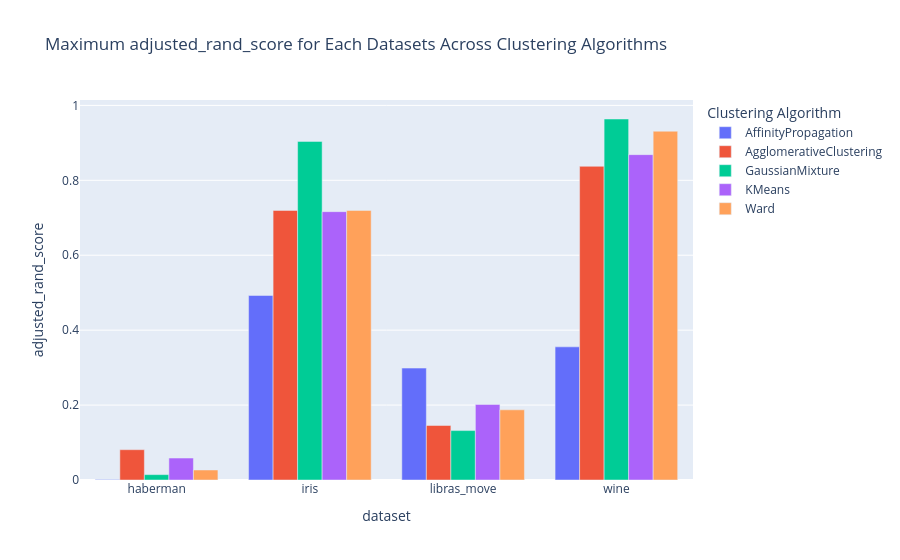

Notebook code for this chart:
### Code cell
# For each dataset and algorithm maximum adjusted_rand_score
max_f1 = results_all.loc[results_all.groupby(["dataset", "algorithm"])["adjusted_rand_score"].idxmax()]
#print(max_f1)

fig = px.bar(
    max_f1,
    x = "dataset",
    y = "adjusted_rand_score",
    color = "algorithm",
    barmode="group",
    title="Maximum adjusted_rand_score for Each Datasets Across Clustering Algorithms",
    labels={"adjusted_rand_score": "adjusted_rand_score", "algorithm": "Clustering Algorithm"},
)
fig.show()

### Figure 1 — Plotly figure (JSON) as saved in the notebook; plotly's stock layout.template omitted (floating-point values rounded to 4 significant figures)
{"data": [{"alignmentgroup": "True", "hovertemplate": "Clustering Algorithm=AffinityPropagation<br>dataset=%{x}<br>adjusted_rand_score=%{y}<extra></extra>", "legendgroup": "AffinityPropagation", "marker": {"color": "#636efa", "pattern": {"shape": ""}}, "name": "AffinityPropagation", "offsetgroup": "AffinityPropagation", "orientation": "v", "showlegend": true, "textposition": "auto", "type": "bar", "x": ["haberman", "iris", "libras_move", "wine"], "xaxis": "x", "y": [0.001361, 0.4926, 0.2987, 0.3554], "yaxis": "y"}, {"alignmentgroup": "True", "hovertemplate": "Clustering Algorithm=AgglomerativeClustering<br>dataset=%{x}<br>adjusted_rand_score=%{y}<extra></extra>", "legendgroup": "AgglomerativeClustering", "marker": {"color": "#EF553B", "pattern": {"shape": ""}}, "name": "AgglomerativeClustering", "offsetgroup": "AgglomerativeClustering", "orientation": "v", "showlegend": true, "textposition": "auto", "type": "bar", "x": ["haberman", "iris", "libras_move", "wine"], "xaxis": "x", "y": [0.08092, 0.7196, 0.1456, 0.8374], "yaxis": "y"}, {"alignmentgroup": "True", "hovertemplate": "Clustering Algorithm=GaussianMixture<br>dataset=%{x}<br>adjusted_rand_score=%{y}<extra></extra>", "legendgroup": "GaussianMixture", "marker": {"color": "#00cc96", "pattern": {"shape": ""}}, "name": "GaussianMixture", "offsetgroup": "GaussianMixture", "orientation": "v", "showlegend": true, "textposition": "auto", "type": "bar", "x": ["haberman", "iris", "libras_move", "wine"], "xaxis": "x", "y": [0.01434, 0.9039, 0.1319, 0.9637], "yaxis": "y"}, {"alignmentgroup": "True", "hovertemplate": "Clustering Algorithm=KMeans<br>dataset=%{x}<br>adjusted_rand_score=%{y}<extra></extra>", "legendgroup": "KMeans", "marker": {"color": "#ab63fa", "pattern": {"shape": ""}}, "name": "KMeans", "offsetgroup": "KMeans", "orientation": "v", "showlegend": true, "textposition": "auto", "type": "bar", "x": ["haberman", "iris", "libras_move", "wine"], "xaxis": "x", "y": [0.05864, 0.7163, 0.2018, 0.8685], "yaxis": "y"}, {"alignmentgroup": "True", "hovertemplate": "Clustering Algorithm=Ward<br>dataset=%{x}<br>adjusted_rand_score=%{y}<extra></extra>", "legendgroup": "Ward", "marker": {"color": "#FFA15A", "pattern": {"shape": ""}}, "name": "Ward", "offsetgroup": "Ward", "orientation": "v", "showlegend": true, "textposition": "auto", "type": "bar", "x": ["haberman", "iris", "libras_move", "wine"], "xaxis": "x", "y": [0.02671, 0.7196, 0.1873, 0.931], "yaxis": "y"}], "layout": {"barmode": "group", "legend": {"title": {"text": "Clustering Algorithm"}, "tracegroupgap": 0}, "title": {"text": "Maximum adjusted_rand_score for Each Datasets Across Clustering Algorithms"}, "xaxis": {"anchor": "y", "domain": [0, 1], "title": {"text": "dataset"}}, "yaxis": {"anchor": "x", "domain": [0, 1], "title": {"text": "adjusted_rand_score"}}}}
